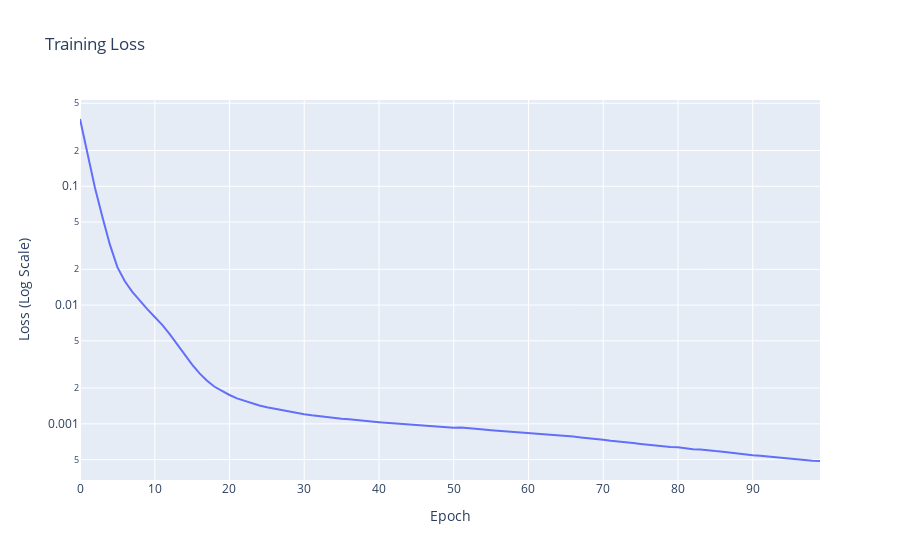

The cell this chart's notebook holds for it:
### Code cell
# plot the loss
utils.plot_loss(loss)
